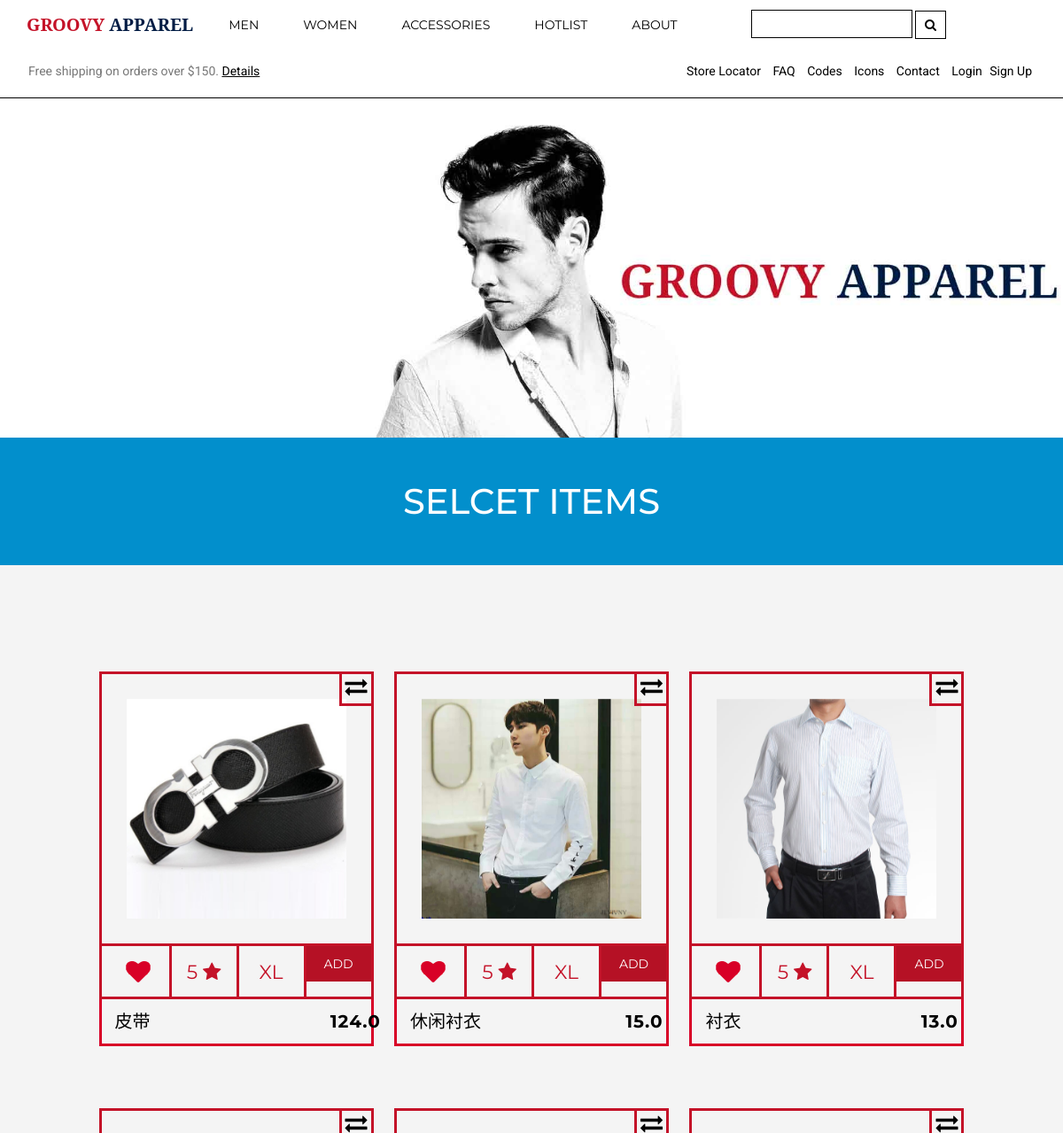
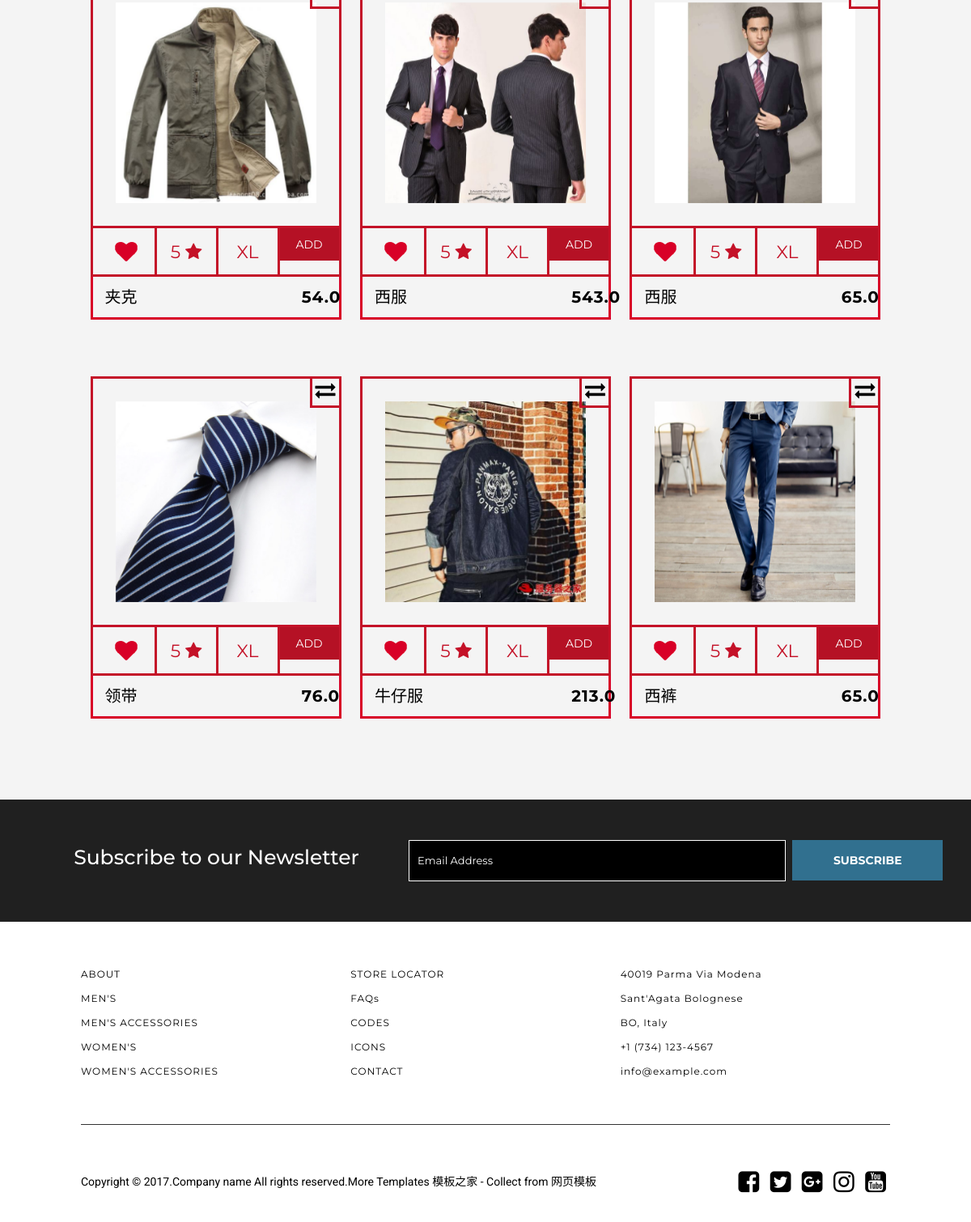
/shopping/mens/, run on the app's committed database (2 pictures, top to bottom).
### items_detail/models.py (models this page shows, shortened)
class Item(models.Model):
    name = models.CharField(max_length=50, null=False, blank=False, verbose_name='产品名称')
    delivery_time = models.CharField(max_length=20, default='3天', verbose_name='送货时间')
    price = models.FloatField(max_length=20, verbose_name='商品价格')
    ends_time = models.DateTimeField(verbose_name='下架时间')
    desc = models.CharField(max_length=1024, default='本商品占无简介', verbose_name='商品简介')
    color = models.CharField(max_length=10, default='黑色', verbose_name='颜色')
    images = models.ImageField(null=True)
    gender = models.ManyToManyField(Gender)
    type = models.ManyToManyField(Type)
    featured = models.ManyToManyField(Featured)
    class Meta:
        verbose_name = '商品信息'
        verbose_name_plural = verbose_name

### items_detail/views.py (the view)
class Mens(TemplateView):
    template_name = 'bootstrap/alltype.html'
    user_register_form = UserRegisterForm()
    user_login_form = UserLoginForm()
    def get_context_data(self, **kwargs):
        kwargs['user_register_form'] = self.user_register_form
        kwargs['user_login_form'] = self.user_login_form
        kwargs['items'] = Item.objects.all()
        kwargs['select_items'] = Item.objects.filter(gender__name='MAN')
        return super().get_context_data(**kwargs)

### users/forms.py
class UserRegisterForm(forms.Form):
    username = forms.CharField(max_length=50)
    password = forms.CharField(max_length=50, widget=forms.PasswordInput)
    email = forms.CharField(max_length=50)
    phone_num = forms.CharField(max_length=50)

class UserLoginForm(forms.Form):
    username = forms.CharField(max_length=50)
    password = forms.CharField(max_length=50, widget=forms.PasswordInput)

### templates/bootstrap/alltype.html (shortened to what this page needs)
<!DOCTYPE html>
<html lang="zxx">
<head>
{% load static %}
	<link rel="stylesheet" href={% static "css/bootstrap.css" %}	type="text/css" media="all">
	<link rel="stylesheet" href={% static "css/style.css" %}		type="text/css" media="all">
 <link rel="stylesheet" href={% static "css/font-awesome.css" %} 		 type="text/css" media="all">
 <link rel="stylesheet" href="fonts/fontawesome-webfont.ttf" type="text/css" media="all">
</head>
<body>
	<div class="agileheader" id="agileheadermens">
		<nav class="navbar navbar-default w3l navbar-fixed-top">
			<div class="container">
				<div class="navbar-header wthree nav_2">
					<a class="navbar-brand agileinfo" href={% url "shopping_index" %}><span>GROOVY</span> APPAREL</a>
				</div>
				<div id="bs-megadropdown-tabs" class="navbar-collapse collapse">
					<ul class="nav navbar-nav">
						<li class="dropdown">
							<a href="mens.html" class="dropdown-toggle w3-agile hyper" data-toggle="dropdown"><span> MEN </span></a>
						</li>
						<li class="dropdown">
							<a href="#" class="dropdown-toggle hyper" data-toggle="dropdown"><span> WOMEN </span></a>
						</li>
						<li class="dropdown">
							<a href="#" class="dropdown-toggle hyper" data-toggle="dropdown"><span> ACCESSORIES </span></a>
						</li>
						<li class="dropdown">
							<a href="#" class="dropdown-toggle hyper" data-toggle="dropdown"><span> HOTLIST </span></a>
						</li>
						<li><a href="about.html">ABOUT</a></li>
						<li class="wthreesearch">
							<form action="#" method="post">
								<input type="search" name="Search" placeholder="Search for a Product" required="">
								<button type="submit" class="btn btn-default search" aria-label="Left Align">
									<i class="fa fa-search" aria-hidden="true"></i>
								</button>
							</form>
						</li>
					</ul>
				</div>
			</div>
		</nav>
		<div class="agileheader-topbar">
			<div class="container">
				<div class="col-md-6 agileheader-topbar-grid agileheader-topbar-grid1">
					<p>Free shipping on orders over $150. <a href="payment.html">Details</a></p>
				</div>
				<div class="col-md-6 agileheader-topbar-grid agileheader-topbar-grid2">
					<ul>
						<li><a href="stores.html">Store Locator</a></li>
						<li><a href="faq.html">FAQ</a></li>
                        <li><a href="codes.html">Codes</a></li>
						<li><a href="icons.html">Icons</a></li>
						<li><a href="contact.html">Contact</a></li>
                        {% if request.user.is_authenticated %}
                            <li>{{ request.user.username }}
                            已登录</li>
						<li><a href={% url 'user_logout' %}>Logout</a></li>
                        {% else %}
                        <li><a class="popup-with-zoom-anim" href="#small-dialog1">Login</a></li>
                        {% endif %}
						<li><a class="popup-with-zoom-anim" href="#small-dialog2">Sign Up</a></li>
					</ul>
				</div>
				<div class="clearfix"></div>
			</div>
		</div>
		<div class="agileheader-banner w3mensaits">
			<img src={% static "images/mens-banner.jpg" %} alt="Groovy Apparel">
		</div>
	</div>
	<h1 class="w3wthreeheadingaits">SELCET ITEMS</h1>
	<div class="wthreeproductdisplay">
		<div id="cbp-pgcontainer" class="cbp-pgcontainer">
			<ul class="cbp-pggrid">
                     {% for man in select_items|slice:"0:9" %}
					<li class="wthree aits w3l">
					<div class="cbp-pgcontent" id="men-8">
						<span class="cbp-pgrotate"><i class="fa fa-exchange" aria-hidden="true"></i></span>
						<a href={% url "menssingle" man.pk %}>
							<div class="cbp-pgitem a3ls">
								<div class="cbp-pgitem-flip">
									<img src="{{ MEDIA_URL }}{{ man.images }}" alt="Groovy Apparel">
								</div>
							</div>
						<ul class="cbp-pgoptions w3l">
							<li class="cbp-pgoptcompare">
								<input type="checkbox" name="checkboxG8" id="checkboxG8" class="css-checkbox w3"><label for="checkboxG8" class="css-label"></label>
							</li>
							<li class="cbp-pgoptfav">
								<span>5 <i class="fa fa-star" aria-hidden="true"></i></span>
							</li>
							<li class="cbp-pgoptsize agile">
								<span data-size="XL">XL</span>
							</li>
							<li class="cbp-pgoptcart">
								<form action={% url "additems" %} method="post">
                                    <input type="submit" value="ADD" style="background: #b51125">
									</form>
							</li>
						</ul>
					</div>
					<a href={% url "menssingle" man.pk %}>
						<div class="cbp-pginfo w3layouts">
							<h3>{{ man.name }}</h3>
							<span class="cbp-pgprice">{{ man.price }}</span>
						</div>
				</li>
                {% endfor %}
			</ul>
		</div>
	</div>
	<div class="w3lsnewsletter" id="w3lsnewsletter">
		<div class="container">
			<div class="w3lsnewsletter-grids">
				<div class="col-md-5 w3lsnewsletter-grid w3lsnewsletter-grid-1 subscribe">
					<h2>Subscribe to our Newsletter</h2>
				</div>
				<div class="col-md-7 w3lsnewsletter-grid w3lsnewsletter-grid-2 email-form">
					<form action="#" method="post">
						<input class="email" type="email" name="Email" placeholder="Email Address" required="">
						<input type="submit" class="submit" value="SUBSCRIBE">
					</form>
				</div>
			</div>
		</div>
	</div>
	<div class="agileinfofooter">
		<div class="agileinfofooter-grids">
			<div class="col-md-4 agileinfofooter-grid agileinfofooter-grid1">
				<ul>
					<li><a href="about.html">ABOUT</a></li>
					<li><a href={% url "mens" %}>MEN'S</a></li>
					<li><a href={% url "mensaccessory" %}>MEN'S ACCESSORIES</a></li>
					<li><a href={% url "womens" %}>WOMEN'S</a></li>
					<li><a href={% url "womensaccessory" %}>WOMEN'S ACCESSORIES</a></li>
				</ul>
			</div>
			<div class="col-md-4 agileinfofooter-grid agileinfofooter-grid2">
				<ul>
					<li><a href="stores.html">STORE LOCATOR</a></li>
					<li><a href="faq.html">FAQs</a></li>
					<li><a href="codes.html">CODES</a></li>
					<li><a href="icons.html">ICONS</a></li>
					<li><a href="contact.html">CONTACT</a></li>
				</ul>
			</div>
			<div class="col-md-4 agileinfofooter-grid agileinfofooter-grid3">
				<address>
					<ul>
						<li>40019 Parma Via Modena</li>
						<li>Sant'Agata Bolognese</li>
						<li>BO, Italy</li>
						<li>+1 (734) 123-4567</li>
						<li><a class="mail" href="mailto:mail@example.com">info@example.com</a></li>
					</ul>
				</address>
			</div>
			<div class="clearfix"></div>
		</div>
	</div>
	<div class="w3lscopyrightaits">
		<div class="col-md-8 w3lscopyrightaitsgrid w3lscopyrightaitsgrid1">
			<p>Copyright &copy; 2017.Company name All rights reserved.More Templates <a href="http://www.cssmoban.com/" target="_blank" title="模板之家">模板之家</a> - Collect from <a href="http://www.cssmoban.com/" title="网页模板" target="_blank">网页模板</a></p>
		</div>
		<div class="col-md-4 w3lscopyrightaitsgrid w3lscopyrightaitsgrid2">
			<div class="agilesocialwthree">
				<ul class="social-icons">
					<li><a href="#" class="facebook w3ls" title="Go to Our Facebook Page"><i class="fa w3ls fa-facebook-square" aria-hidden="true"></i></a></li>
					<li><a href="#" class="twitter w3l" title="Go to Our Twitter Account"><i class="fa w3l fa-twitter-square" aria-hidden="true"></i></a></li>
					<li><a href="#" class="googleplus w3" title="Go to Our Google Plus Account"><i class="fa w3 fa-google-plus-square" aria-hidden="true"></i></a></li>
					<li><a href="#" class="instagram wthree" title="Go to Our Instagram Account"><i class="fa wthree fa-instagram" aria-hidden="true"></i></a></li>
					<li><a href="#" class="youtube w3layouts" title="Go to Our Youtube Channel"><i class="fa w3layouts fa-youtube-square" aria-hidden="true"></i></a></li>
				</ul>
			</div>
		</div>
		<div class="clearfix"></div>
	</div>
</body>
</html>

### data on the page
Item: images (picture), name "皮带", price "124.0"
Item: images (picture), name "休闲衬衣", price "15.0"
Item: images (picture), name "衬衣", price "13.0"
Item: images (picture), name "夹克", price "54.0"
Item: images (picture), name "西服", price "543.0"
Item: images (picture), name "西服", price "65.0"
Item: images (picture), name "领带", price "76.0"
Item: images (picture), name "牛仔服", price "213.0"
Item: images (picture), name "西裤", price "65.0"
